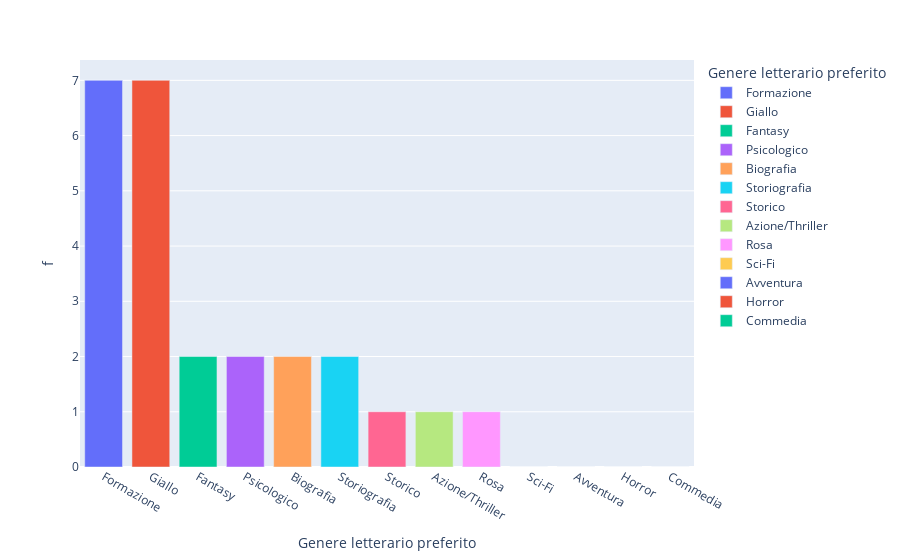

Notebook code cell kept with this figure:
### Code cell
# Convert the genre list into a df
df_genre = pd.DataFrame(reformatQuest['Genere letterario preferito'], columns=['Genere letterario preferito'])

# Count occurrences, transform in a df and rename
counts = df['Genere letterario preferito']\
    .value_counts()\
    .to_frame()\
    .rename(columns={'Genere letterario preferito': 'f'})

# Join the previous two, replace NaN with 0s and sort everything for better view
df_genre = df_genre\
    .join(counts, on='Genere letterario preferito')\
    .replace(np.NaN, 0)\
    .sort_values(by='f', ascending=False)

# From float to int
df_genre['f'] = df_genre['f'].astype(int)

# Plot everything
bar_genre = px.bar(df_genre, x = 'Genere letterario preferito', y = 'f', color='Genere letterario preferito')
bar_genre.show()
force = False
if not os.path.isfile('./plot/bar_genre.html') or force:
    bar_genre.write_html('./plot/bar_genre.html')
    bar_genre.write_image('./plot/bar_genre.png')

### Figure 1 — Plotly figure (JSON) as saved in the notebook; plotly's stock layout.template omitted (floating-point values rounded to 4 significant figures)
{"data": [{"alignmentgroup": "True", "hovertemplate": "Genere letterario preferito=%{x}<br>f=%{y}<extra></extra>", "legendgroup": "Formazione", "marker": {"color": "#636efa"}, "name": "Formazione", "offsetgroup": "Formazione", "orientation": "v", "showlegend": true, "textposition": "auto", "type": "bar", "x": ["Formazione"], "xaxis": "x", "y": [7], "yaxis": "y"}, {"alignmentgroup": "True", "hovertemplate": "Genere letterario preferito=%{x}<br>f=%{y}<extra></extra>", "legendgroup": "Giallo", "marker": {"color": "#EF553B"}, "name": "Giallo", "offsetgroup": "Giallo", "orientation": "v", "showlegend": true, "textposition": "auto", "type": "bar", "x": ["Giallo"], "xaxis": "x", "y": [7], "yaxis": "y"}, {"alignmentgroup": "True", "hovertemplate": "Genere letterario preferito=%{x}<br>f=%{y}<extra></extra>", "legendgroup": "Fantasy", "marker": {"color": "#00cc96"}, "name": "Fantasy", "offsetgroup": "Fantasy", "orientation": "v", "showlegend": true, "textposition": "auto", "type": "bar", "x": ["Fantasy"], "xaxis": "x", "y": [2], "yaxis": "y"}, {"alignmentgroup": "True", "hovertemplate": "Genere letterario preferito=%{x}<br>f=%{y}<extra></extra>", "legendgroup": "Psicologico", "marker": {"color": "#ab63fa"}, "name": "Psicologico", "offsetgroup": "Psicologico", "orientation": "v", "showlegend": true, "textposition": "auto", "type": "bar", "x": ["Psicologico"], "xaxis": "x", "y": [2], "yaxis": "y"}, {"alignmentgroup": "True", "hovertemplate": "Genere letterario preferito=%{x}<br>f=%{y}<extra></extra>", "legendgroup": "Biografia", "marker": {"color": "#FFA15A"}, "name": "Biografia", "offsetgroup": "Biografia", "orientation": "v", "showlegend": true, "textposition": "auto", "type": "bar", "x": ["Biografia"], "xaxis": "x", "y": [2], "yaxis": "y"}, {"alignmentgroup": "True", "hovertemplate": "Genere letterario preferito=%{x}<br>f=%{y}<extra></extra>", "legendgroup": "Storiografia", "marker": {"color": "#19d3f3"}, "name": "Storiografia", "offsetgroup": "Storiografia", "orientation": "v", "showlegend": true, "textposition": "auto", "type": "bar", "x": ["Storiografia"], "xaxis": "x", "y": [2], "yaxis": "y"}, {"alignmentgroup": "True", "hovertemplate": "Genere letterario preferito=%{x}<br>f=%{y}<extra></extra>", "legendgroup": "Storico", "marker": {"color": "#FF6692"}, "name": "Storico", "offsetgroup": "Storico", "orientation": "v", "showlegend": true, "textposition": "auto", "type": "bar", "x": ["Storico"], "xaxis": "x", "y": [1], "yaxis": "y"}, {"alignmentgroup": "True", "hovertemplate": "Genere letterario preferito=%{x}<br>f=%{y}<extra></extra>", "legendgroup": "Azione/Thriller", "marker": {"color": "#B6E880"}, "name": "Azione/Thriller", "offsetgroup": "Azione/Thriller", "orientation": "v", "showlegend": true, "textposition": "auto", "type": "bar", "x": ["Azione/Thriller"], "xaxis": "x", "y": [1], "yaxis": "y"}, {"alignmentgroup": "True", "hovertemplate": "Genere letterario preferito=%{x}<br>f=%{y}<extra></extra>", "legendgroup": "Rosa", "marker": {"color": "#FF97FF"}, "name": "Rosa", "offsetgroup": "Rosa", "orientation": "v", "showlegend": true, "textposition": "auto", "type": "bar", "x": ["Rosa"], "xaxis": "x", "y": [1], "yaxis": "y"}, {"alignmentgroup": "True", "hovertemplate": "Genere letterario preferito=%{x}<br>f=%{y}<extra></extra>", "legendgroup": "Sci-Fi", "marker": {"color": "#FECB52"}, "name": "Sci-Fi", "offsetgroup": "Sci-Fi", "orientation": "v", "showlegend": true, "textposition": "auto", "type": "bar", "x": ["Sci-Fi"], "xaxis": "x", "y": [0], "yaxis": "y"}, {"alignmentgroup": "True", "hovertemplate": "Genere letterario preferito=%{x}<br>f=%{y}<extra></extra>", "legendgroup": "Avventura", "marker": {"color": "#636efa"}, "name": "Avventura", "offsetgroup": "Avventura", "orientation": "v", "showlegend": true, "textposition": "auto", "type": "bar", "x": ["Avventura"], "xaxis": "x", "y": [0], "yaxis": "y"}, {"alignmentgroup": "True", "hovertemplate": "Genere letterario preferito=%{x}<br>f=%{y}<extra></extra>", "legendgroup": "Horror", "marker": {"color": "#EF553B"}, "name": "Horror", "offsetgroup": "Horror", "orientation": "v", "showlegend": true, "textposition": "auto", "type": "bar", "x": ["Horror"], "xaxis": "x", "y": [0], "yaxis": "y"}, {"alignmentgroup": "True", "hovertemplate": "Genere letterario preferito=%{x}<br>f=%{y}<extra></extra>", "legendgroup": "Commedia", "marker": {"color": "#00cc96"}, "name": "Commedia", "offsetgroup": "Commedia", "orientation": "v", "showlegend": true, "textposition": "auto", "type": "bar", "x": ["Commedia"], "xaxis": "x", "y": [0], "yaxis": "y"}], "layout": {"barmode": "relative", "legend": {"title": {"text": "Genere letterario preferito"}, "tracegroupgap": 0}, "margin": {"t": 60}, "xaxis": {"anchor": "y", "categoryarray": ["Formazione", "Giallo", "Fantasy", "Psicologico", "Biografia", "Storiografia", "Storico", "Azione/Thriller", "Rosa", "Sci-Fi", "Avventura", "Horror", "Commedia"], "categoryorder": "array", "domain": [0.0, 1.0], "title": {"text": "Genere letterario preferito"}}, "yaxis": {"anchor": "x", "domain": [0.0, 1.0], "title": {"text": "f"}}}}
